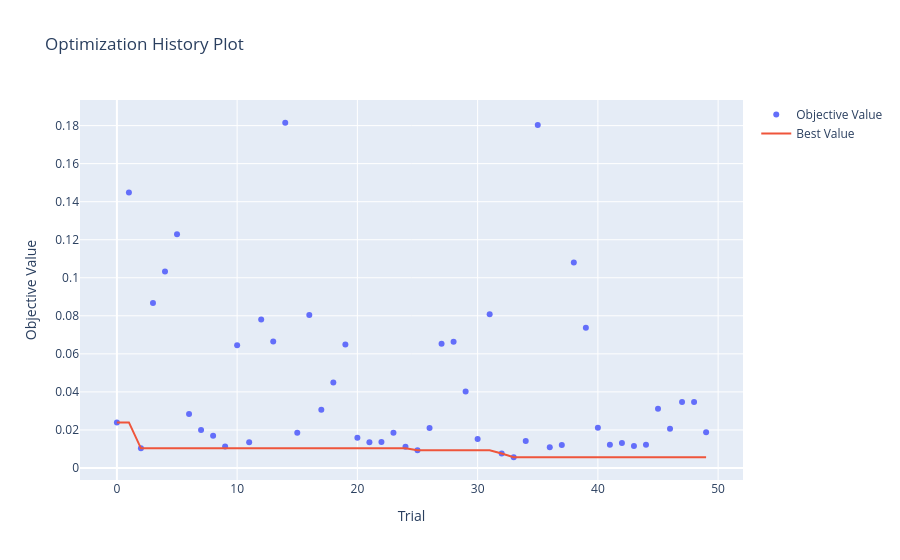
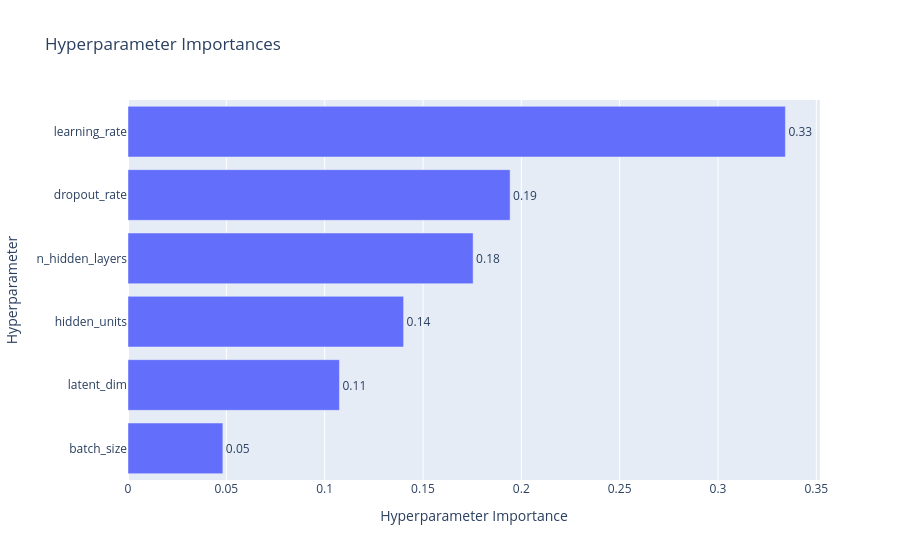

Here is the notebook cell these charts were saved with, in order:
### Markdown cell above
## Section 2: Bayesian Optimization with Optuna

This section implements automated hyperparameter optimization using Optuna's Tree-structured Parzen Estimator (TPE) sampler.

**Search Strategy:**
- Latent dimension: [8, 16, 32, 64]
- Learning rate: log-uniform range [1e-4, 1e-2]
- Batch size: [32, 64, 128, 256, 512]
- Dropout rate: [0.0, 0.1, 0.2, 0.3]
- Number of hidden layers: [1, 2, 3]

**Approach:**
Optuna intelligently, the hyperparameter space, balancing exploration and exploitation to find optimal configurations efficiently.

### Code cell
if RUN_MODE:
    # Define search space
    search_space_2 = {
        'latent_dim': [8, 16, 32, 64],
        'learning_rate': [1e-2, 1e-4], 
        'batch_size': [32, 64, 128, 256, 512],
        'dropout_rate': [0.0, 0.1, 0.2, 0.3],
        'n_hidden_layers': [1, 2, 3],
        'hidden_units': [16, 32, 64, 128], # Direct specification instead of geometric 
    }

    # Output the search space for verification
    print("\nHyperparameter Search Space:")
    for param, values in search_space_2.items():
        print(f"{param}: {values}")# 
    print("\n" + "="*50)    

    # Prepare validation split for Optuna objective
    x_fit, x_val = train_test_split(X_train, test_size=0.2, random_state=42, shuffle=True)

    # Define Optuna objective function
    def objective(trial):
        """Objective function for Optuna optimization."""
        # Sample hyperparameters
        latent_dim = trial.suggest_categorical('latent_dim', search_space_2['latent_dim'])
        learning_rate = trial.suggest_loguniform('learning_rate', search_space_2['learning_rate'][1], search_space_2['learning_rate'][0])
        batch_size = trial.suggest_categorical('batch_size', search_space_2['batch_size'])
        dropout_rate = trial.suggest_categorical('dropout_rate', search_space_2['dropout_rate'])
        n_hidden_layers = trial.suggest_categorical('n_hidden_layers', search_space_2['n_hidden_layers'])
        hidden_units = trial.suggest_categorical('hidden_units', search_space_2['hidden_units'])

        # Build model with sampled hyperparameters
        model = build_autoencoder(
            input_dim=X_train.shape[1],
            latent_dim=latent_dim,
            hidden_units=hidden_units,
            dropout_rate=dropout_rate,
            n_hidden_layers=n_hidden_layers,
            activation_encoder='relu',
            activation_decoder='relu'
        )

        # Compile model
        optimizer = keras.optimizers.Adam(learning_rate=learning_rate)
        model.compile(optimizer=optimizer, loss='mse')

        # Train model with early stopping
        history = model.fit(
            x_fit, x_fit,
            validation_data=(x_val, x_val),
            epochs=30,
            batch_size=batch_size,
            callbacks=[
                keras.callbacks.EarlyStopping(monitor='val_loss', patience=5, restore_best_weights=True)
            ],
            verbose=0
        )

        # Return validation loss for minimization
        return min(history.history['val_loss'])

    # Create and run Optuna study
    print("Starting Optuna Bayesian optimization...")
    study2 = optuna.create_study(direction='minimize', sampler=optuna.samplers.TPESampler(seed=42))
    study2.optimize(objective, n_trials=N_TRIALS, timeout=800)  # 50 trials or 15 minutes max

    # Display results
    print("\n" + "="*50)
    print("OPTUNA BAYESIAN OPTIMIZATION COMPLETE")
    print("="*50)
    print(f"Number of finished trials: {len(study2.trials)}")

    print("\nBest trial:")
    trial = study2.best_trial
    print(f"  Value (validation loss): {trial.value:.6f}")
    print("  Parameters:")
    for key, value in trial.params.items():
        print(f"    {key}: {value}")
        
        
    # Train the best model on the full training set with early stopping
    print("\nPreparing best model for full training...")
        
    # Get best parameters
    best_config = study2.best_params
    best_val_loss = study2.best_value
    
    # Train final model with best config on full training data
    print("\nTraining final model with best hyperparameters...")
    final_model = build_autoencoder(
        input_dim=X_train.shape[1],
        latent_dim=best_config['latent_dim'],
        dropout_rate=best_config['dropout_rate'],
        n_hidden_layers=best_config['n_hidden_layers'],
        hidden_units=best_config['hidden_units'],
        activation_encoder='relu',
        activation_decoder='relu'
    )

    final_model.compile(optimizer=keras.optimizers.Adam(learning_rate=best_config['learning_rate']), loss='mse')

    # Train longer on full training data with validation split
    final_history = final_model.fit(
        X_train, X_train,
        validation_split=0.1,
        epochs=100,
        batch_size=best_config['batch_size'],
        callbacks=[keras.callbacks.EarlyStopping(monitor='val_loss', patience=10, restore_best_weights=True)],
        verbose=1
    )

    # Save best model parameters to a text file
    print("\nSaving best model parameters to disk...")
    with open(models_dir / "best_model_params_v2.txt", "w") as f:
        f.write("Best Model Parameters:\n")
        for key, value in best_config.items():
            f.write(f"{key}: {value}\n")
    print("Best model parameters saved successfully.")


    # Save the final model
    final_model.save(models_dir / "autoencoder_best_model_v2.keras")
    print("Final model saved!")
    
    # Save the final study for future reference
    joblib.dump(study2, models_dir / "optuna_study_v2.pkl")
    print("Optuna study saved successfully.")
    
    # Visualize optimization history
    try:
        fig = optuna.visualization.plot_optimization_history(study2)
        fig.show()
    except Exception as e:
        print(f"Could not generate optimization history plot: {e}")

    try:
        fig = optuna.visualization.plot_param_importances(study2)
        fig.show()
    except Exception as e:
        print(f"Could not generate parameter importance plot: {e}")
else:
    # Load best model and parameters from disk
    print("Loading best model data from disk...")
    final_model = keras.models.load_model(models_dir / "autoencoder_best_model_v2.keras")

    # Load the Optuna study
    study2 = joblib.load(models_dir / "optuna_study_v2.pkl")
    print("Optuna study loaded successfully.")

    # Load best model parameters from the text file
    best_params = {}
    with open(models_dir / "best_model_params_v2.txt", "r") as f:
        lines = f.readlines()[1:]  # Skip the first line
        for line in lines:
            key, value = line.strip().split(": ")
            best_params[key] = float(value) if '.' in value else int(value)
    
    # Print best model parameters
    print("\nBest Model Parameters:")
    for key, value in best_params.items():
        print(f"  {key}: {value}")
                
    print("\nBest Model Summary:")
    final_model.summary()

### Figure 1 — Plotly figure (JSON) as saved in the notebook; plotly's stock layout.template omitted (floating-point values rounded to 4 significant figures)
{"data": [{"mode": "markers", "name": "Objective Value", "type": "scatter", "x": [0, 1, 2, 3, 4, 5, 6, 7, 8, 9, 10, 11, 12, 13, 14, 15, 16, 17, 18, 19, 20, 21, 22, 23, 24, 25, 26, 27, 28, 29, 30, 31, 32, 33, 34, 35, 36, 37, 38, 39, 40, 41, 42, 43, 44, 45, 46, 47, 48, 49], "y": [0.02395, 0.1448, 0.01033, 0.08672, 0.1033, 0.1228, 0.02838, 0.01993, 0.01694, 0.01132, 0.06457, 0.01351, 0.078, 0.06648, 0.1815, 0.01855, 0.08038, 0.03067, 0.04498, 0.06494, 0.01588, 0.01358, 0.0136, 0.01853, 0.01112, 0.009327, 0.02098, 0.06532, 0.06641, 0.04023, 0.01527, 0.08077, 0.007653, 0.005644, 0.01413, 0.1803, 0.01095, 0.01209, 0.1081, 0.07368, 0.02112, 0.01223, 0.01316, 0.01154, 0.01225, 0.03121, 0.02065, 0.03468, 0.03469, 0.01879]}, {"mode": "lines", "name": "Best Value", "type": "scatter", "x": [0, 1, 2, 3, 4, 5, 6, 7, 8, 9, 10, 11, 12, 13, 14, 15, 16, 17, 18, 19, 20, 21, 22, 23, 24, 25, 26, 27, 28, 29, 30, 31, 32, 33, 34, 35, 36, 37, 38, 39, 40, 41, 42, 43, 44, 45, 46, 47, 48, 49], "y": [0.02395, 0.02395, 0.01033, 0.01033, 0.01033, 0.01033, 0.01033, 0.01033, 0.01033, 0.01033, 0.01033, 0.01033, 0.01033, 0.01033, 0.01033, 0.01033, 0.01033, 0.01033, 0.01033, 0.01033, 0.01033, 0.01033, 0.01033, 0.01033, 0.01033, 0.009327, 0.009327, 0.009327, 0.009327, 0.009327, 0.009327, 0.009327, 0.007653, 0.005644, 0.005644, 0.005644, 0.005644, 0.005644, 0.005644, 0.005644, 0.005644, 0.005644, 0.005644, 0.005644, 0.005644, 0.005644, 0.005644, 0.005644, 0.005644, 0.005644]}, {"marker": {"color": "#cccccc"}, "mode": "markers", "name": "Infeasible Trial", "showlegend": false, "type": "scatter", "x": [], "y": []}], "layout": {"title": {"text": "Optimization History Plot"}, "xaxis": {"title": {"text": "Trial"}}, "yaxis": {"title": {"text": "Objective Value"}}}}

### Figure 2 — Plotly figure (JSON) as saved in the notebook; plotly's stock layout.template omitted (floating-point values rounded to 4 significant figures)
{"data": [{"cliponaxis": false, "hovertemplate": ["batch_size (CategoricalDistribution): 0.048240478726375796<extra></extra>", "latent_dim (CategoricalDistribution): 0.10752779024879913<extra></extra>", "hidden_units (CategoricalDistribution): 0.1401501242204837<extra></extra>", "n_hidden_layers (CategoricalDistribution): 0.17549087761012389<extra></extra>", "dropout_rate (CategoricalDistribution): 0.1943069319385502<extra></extra>", "learning_rate (FloatDistribution): 0.33428379725566737<extra></extra>"], "name": "Objective Value", "orientation": "h", "text": ["0.05", "0.11", "0.14", "0.18", "0.19", "0.33"], "textposition": "outside", "type": "bar", "x": [0.04824, 0.1075, 0.1402, 0.1755, 0.1943, 0.3343], "y": ["batch_size", "latent_dim", "hidden_units", "n_hidden_layers", "dropout_rate", "learning_rate"]}], "layout": {"title": {"text": "Hyperparameter Importances"}, "xaxis": {"title": {"text": "Hyperparameter Importance"}}, "yaxis": {"title": {"text": "Hyperparameter"}}}}
